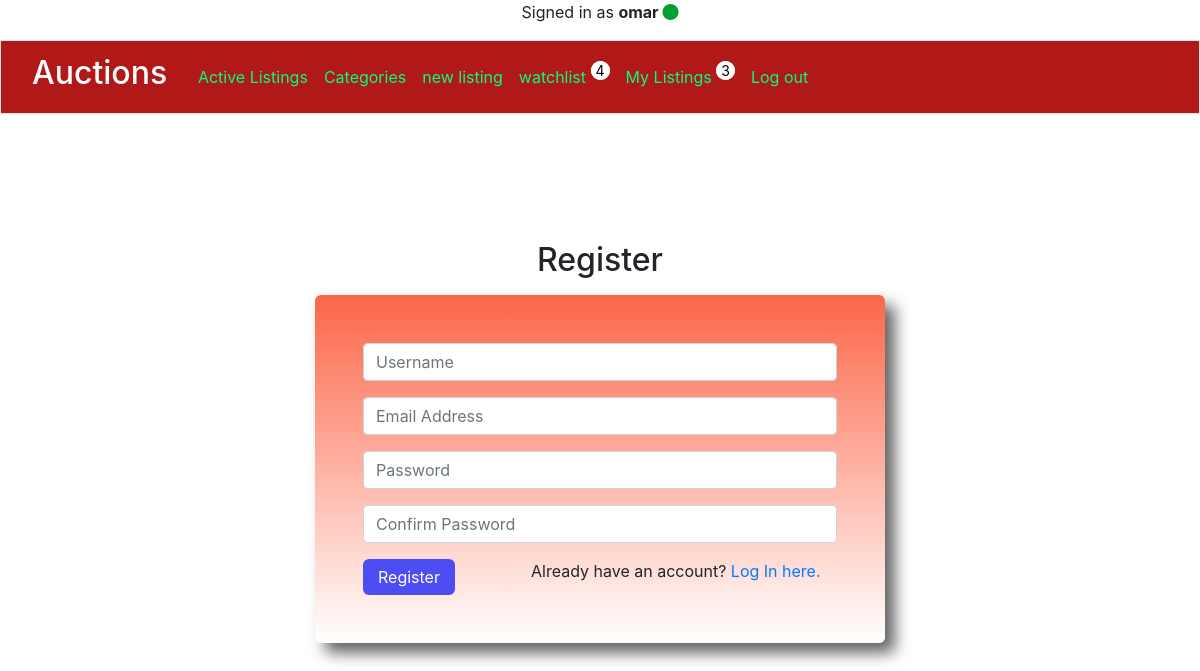
The app's page /register (signed in) with its own data.
### auctions/models.py (models this page shows)
class User(AbstractUser):
    watchlist = models.ManyToManyField('Listing', blank=True, related_name="watched_by")

### auctions/views.py (the view)
# urls.py: path("register", views.register, name="register"),
def register(request):
    if request.method == "POST":
        username = request.POST["username"]
        email = request.POST["email"]
        password = request.POST["password"]
        confirmation = request.POST["confirmation"]
        if password != confirmation:
            return render(request, "auctions/register.html", {
                "message": "Passwords must match."
            })
        try:
            user = User.objects.create_user(username, email, password)
            user.save()
        except IntegrityError:
            return render(request, "auctions/register.html", {
                "message": "Username already taken."
            })
        login(request, user)
        return HttpResponseRedirect(reverse("index"))
    else:
        return render(request, "auctions/register.html")

### auctions/templates/auctions/register.html (shortened to what this page needs)
{% extends "auctions/layout.html" %}
{% block body %}
    <div class="container">
        <div class="row d-flex justify-content-center align-items-center align-items-center flex-column register-form" style="height: 80vh;">
            <h2 class="text-center m-3">Register</h2>
            <form action="{% url 'register' %}" method="post" class="col-12 col-lg-6 p-5">
                <div class="row">
                    <div class="col-12">
                        <input class="form-control" autofocus type="text" name="username" placeholder="Username" required>
                    </div>
                    <div class="col-12 mt-3">
                        <input class="form-control" type="email" name="email" placeholder="Email Address" required>
                    </div>
                    <div class="col-12 mt-3">
                        <input class="form-control" type="password" name="password" placeholder="Password" required>
                    </div>
                    <div class="col-12 mt-3">
                        <input class="form-control" type="password" name="confirmation" placeholder="Confirm Password" required>
                    </div>
                    <div class="col-4 mt-3">
                        <input class="btn btn-primary" type="submit" value="Register">
                    </div>
                    <div class="col-8 mt-3">
                        Already have an account? <a href="{% url 'login' %}">Log In here.</a>
                    </div>
                </div>
            </form>
        </div>
    </div>
{% endblock %}

### auctions/templates/auctions/layout.html (shortened to what this page needs)
{% load static %}
<!DOCTYPE html>
<html lang="en">
    <head>
        <link rel="stylesheet" href="https://stackpath.bootstrapcdn.com/bootstrap/4.4.1/css/bootstrap.min.css"
>
        <link href="{% static 'auctions/styles.css' %}" rel="stylesheet">
        <link rel="stylesheet" href="https://cdnjs.cloudflare.com/ajax/libs/font-awesome/6.5.1/css/all.min.css"
/>
    </head>
    <body>
        <div>
            {% if user.is_authenticated %}
                <div class="container-fluid" id="haut" style="background-color: rgb(255, 255, 255);">
                    <div class="row">
                        <div class="col-12 text-center mb-3">Signed in as <strong>{{ user.username }} <i class="fa-solid fa-circle" style="color: #00a033;"></i></strong></div>
                    </div>
                </div>
            {% else %}
                <div class="container-fluid" id="haut">
                    <div class="row">
                        <div class="col-12 text-center mb-3">Not signed in. <i class="fa-solid fa-circle" style="color: #ff0202;"></i></strong></div>
                    </div>
                </div>
            {% endif %}
        </div>
        <nav class="navbar navbar-expand-lg sticky-top border">
            <div class="container-fluid">
                <h2 class="auctions">Auctions</h2>
                <div class="collapse navbar-collapse" id="navbarText">
                    <ul class="navbar-nav me-auto mb-2 mb-lg-0 text-center navmenu">
                        <li class="nav-item">
                            <a class="nav-link" href="{% url 'index' %}">Active Listings</a>
                        </li>
                        <li class="nav-item">
                            <a class="nav-link" href="{% url 'categories' %}">Categories</a>
                        </li>
                        {% if user.is_authenticated %}
                            <li class="nav-item">
                                <a class="nav-link" href="{% url 'new_listing' %}">new listing</a>
                            </li>
                            <li class="nav-item">
                                <a class="nav-link" href="{% url 'display_watchlist' %}">watchlist
                                    <sup class="px-1" style="color: #000000; font-size: 14px; border: solid 1px white; border-radius: 10px; background-color: #ffffff;">
                                        {{ user.watchlist.count }}
                                    </sup>
                                </a>
                            </li>
                            <li class="nav-item">
                                <a class="nav-link" href="{% url 'display_user_listings' %}">My Listings
                                    <sup class="px-1" style="color: #000000; font-size: 14px; border: solid 1px white; border-radius: 10px; background-color: #ffffff;">
                                        {{ user.listings.count }}
                                    </sup>
                                </a>
                            </li>
                        {% endif %}
                    </ul>
                    {% if user.is_authenticated %}
                        <span class="navbar-text">
                            <ul class="navbar-nav me-auto mb-2 mb-lg-0 text-center">
                                <li class="nav-item">
                                    <a class="nav-link active" aria-current="page" href="{% url 'logout' %}">Log out</a>
                                </li>
                            </ul>
                        </span>
                    {% endif %}
                </div>
            </div>
        </nav>
        {% block body %}
        {% endblock %}
    </body>
</html>

### auctions/static/auctions/styles.css (style rules this page uses)
form { box-shadow: 10px 10px 15px rgb(100, 100, 100); border-radius: 6px; background-image: linear-gradient(rgb(252, 102, 72), rgb(255, 255, 255)); }
input[type="submit"] { background-color: rgb(77, 77, 244); border: none; border-radius: 6px; padding: 6px 15px; }
.navbar { background-color: rgb(177, 25, 25); }
.auctions { color: white; }
#navbarText a { color: rgb(0, 255, 128); }
#navbarText { margin-left: 2%; }

### records on screen
User: username "omar", watchlist.count "4", listings.count "3"
